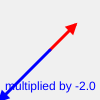
Frame 1 (no input)
Frame 60 (no input): identical to frame 1, image omitted
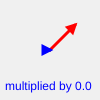
Frame 120 (the mouse pressed at the canvas centre since frame 60)

The p5.js sketch that drew these frames (run headless with seeded random() and noise() and a simulated clock; from frame 60 on, the mouse is pressed at the canvas centre):

// p5.js sketch
// ── sketch.js
function setup() {
	createCanvas(100, 100);
}

// red vector - blue vector = purple vector
function draw() {
  background(240);
  let v0 = createVector(50,50);

  let v1 = createVector(25, -25);
  drawArrow(v0,v1,'red');

  let num = map(mouseX,0,width,-2,2,true);

  let v2 = p5.Vector.mult(v1,num);
  drawArrow(v0,v2,'blue');

  noStroke();
  text('multiplied by '+nf(num,1,1),5,90);
}

// draws arrow between two vectors
function drawArrow(vec0, vec1, myColor) {
  stroke(myColor);
  strokeWeight(3);
  fill(myColor);
  push();
  translate(vec0.x, vec0.y);
  line(0, 0, vec1.x, vec1.y);
  rotate(vec1.heading());
  let arrowSize = 7;
  translate(vec1.mag() - arrowSize,0);
  triangle(0, arrowSize / 2, 0, -arrowSize / 2, arrowSize, 0);
  pop();
}
